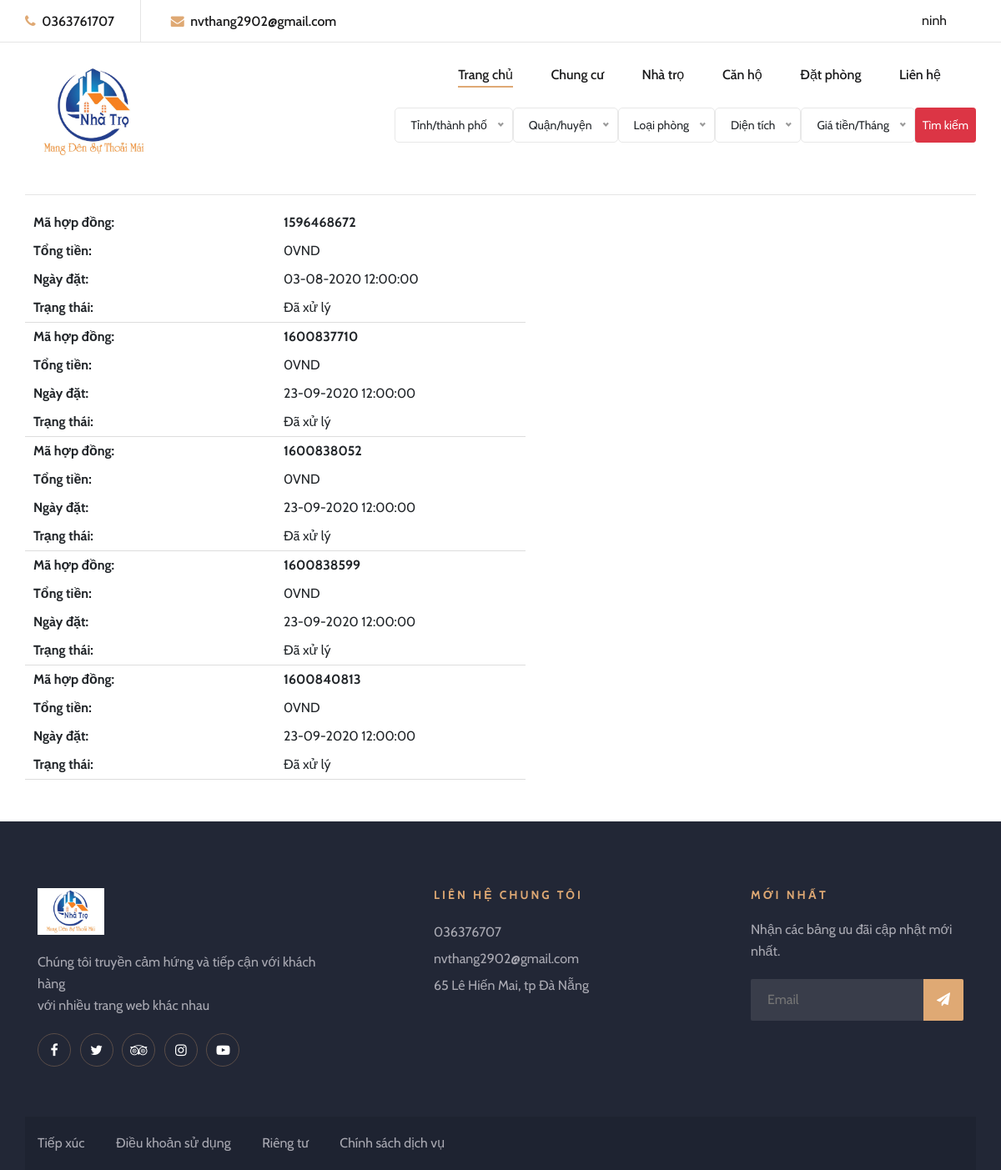
The page /views/lich-su-dat-phong.php (signed in) on the database its author committed.
### tables this page shows
CREATE TABLE `hopdong` (
  `maHD` varchar(20) NOT NULL,
  `Tinhtranghopdong` int(11) DEFAULT NULL,
  `Tongtien` double DEFAULT NULL,
  `khachhang` int(11) DEFAULT NULL,
  `ngaydat` date DEFAULT NULL
);

### views/layouts/lichsudatphong.php (the view, shortened to what this page needs)
<?php
$id = $_SESSION['user']['id'];
$qr_hd = "SELECT * from hopdong where hopdong.khachhang = '$id' and Tinhtranghopdong = 2";
$hopdongs = mysqli_query($connect, $qr_hd);
if ($hopdongs) {
    ?>
    <div>
        <hr>
        <table style="text-align: left; widows: 100%;">
            <?php
            while ($hopdong = mysqli_fetch_array($hopdongs)) {
                ?>
                <tr>
                    <th  style="border: none; padding: 5px 10px; width: 200px; text-align: left; margin: 0px;">Mã hợp đồng: </th>
                    <th  style="border: none; padding: 5px 10px; width: 100px; text-align: left; margin: 0px;"><?php echo $hopdong['maHD']; ?></th>
                </tr>
                <tr>
                    <th  style="border: none; padding: 5px 10px; width: 200px; text-align: left; margin: 0px;">Tổng tiền: </th>
                    <td colspan="2" style="border: none; padding: 5px 10px; width: 100px; text-align: left; margin: 0px;"><?php echo number_format($hopdong['Tongtien']) . "VND"; ?></td>
                </tr>
                <tr>
                    <th  style="border: none; padding: 5px 10px; width: 200px; text-align: left; margin: 0px;">Ngày đặt: </th>
                    <td colspan="2"  style="border: none; padding: 5px 10px; width: 100px; text-align: left; margin: 0px;">
                        <?php $nd = strtotime($hopdong['ngaydat']); echo date("d-m-yy h:i:s", $nd); ?>
                    </td>
                </tr>
                <tr>
                    <th  style="border: none; padding: 5px 10px; width: 300px; text-align: left; margin: 0px;">Trạng thái: </th>
                    <td colspan="2" style="border: none; padding: 5px 10px; width: 300px; text-align: left; margin: 0px;"><?php
                        switch ($hopdong['Tinhtranghopdong']) {
                            case 2:
                                echo "Đã xử lý";
                                break;
                        }
                        ?></td>
                </tr>
            <?php } ?>
        </table>
    </div>
<?php } ?>

### views/shared/header.php (shortened to what this page needs)
<!DOCTYPE html>
<html lang="zxx">
    <head>
        <link rel="stylesheet" href="../content/css/bootstrap.min.css" type="text/css">
        <link rel="stylesheet" href="../content/css/font-awesome.min.css" type="text/css">
        <link rel="stylesheet" href="../content/css/owl.carousel.min.css" type="text/css">
        <link rel="stylesheet" href="../content/css/nice-select.css" type="text/css">
        <link rel="stylesheet" href="../content/css/style.css" type="text/css">
        <link rel="stylesheet" href="../content/StyleSheet.css" type="text/css">
    </head>
    <body>
        <header class="header-section">
            <div class="top-nav">
                <div class="container">
                    <div class="row">
                        <div class="col-lg-6">
                            <ul class="tn-left">
                                <li><i class="fa fa-phone"></i> 0363761707</li>
                                <li><i class="fa fa-envelope"></i> nvthang2902@gmail.com</li>
                            </ul>
                        </div>
                        <div class="col-lg-6">
                            <div class="tn-right">
                                <ul class="top-social">
                                    <?php if (!isset($_SESSION["user"])) { ?>
                                        <li class="link-item"><a href="../views/dang-ki.php">Đăng kí</a></li>
                                        <li class="link-item"><a href="../views/dang-nhap.php">Đăng nhập</a></li>
                                    <?php } else { ?>
                                        <li class="link-item"><a id="drop-menu"><?php echo $_SESSION["user"]["ten"]; ?></a>
                                        </li>
                                    <?php } ?>
                                </ul>
                            </div>
                        </div>
                    </div>
                </div>
            </div>
        <div class="menu-item">
            <div class="container">
                <div class="row">
                    <div class="col-lg-2">
                        <div class="logo">
                            <a href="/quanlycosovatchat">
                                <img src="../content/img/123.jpg" alt="">
                            </a>
                        </div>
                    </div>
                    <div class="col-lg-10">
                        <div class="nav-menu">
                            <nav class="mainmenu">
                                <ul>
                                    <li class="active"><a href="/quanlycosovatchat">Trang chủ</a></li>
                                    <li><a href="./nha-nguyen-can.php">Chung cư</a></li>
                                    <li><a href="./nha-tro.php">Nhà trọ</a></li>
                                    <li><a href="./can-ho.php">Căn hộ</a></li>
                                    <li><a href="./dat-phong.php">Đặt phòng</a></li>
                                    <li><a href="./lien-he.php">Liên hệ</a></li>
                                </ul>
                            </nav>
                        </div>
                        <div class="main-search" style="padding-bottom: 10px;">
                            <form action="#" method="post" class="d-flex flex-lg-row justify-content-end">
                                <button type="submit" class="btn btn-sm btn-danger">Tìm kiếm</button>
                            </form>
                        </div>
                    </div>
                </div>
            </div>
        </div>
    </header>

### views/lich-su-dat-phong.php
<?php include './shared/header.php'; ?>
<div class="container">
<?php include './layouts/lichsudatphong.php'; ?>
</div>
<?php include './shared/footer.php'; ?>

### views/shared/footer.php (shortened to what this page needs)
<footer class="footer-section">
    <div class="container" style="margin-top: 50px;">
        <footer class="footer-section">
            <div class="container">
                <div class="footer-text">
                    <div class="row">
                        <div class="col-lg-4">
                            <div class="ft-about">
                                <div class="logo">
                                    <a href="#">
                                        <img style="width: 80px;" src="./content/img/123.jpg" alt="">                                    </a>
                                </div>
                                <p> Chúng tôi truyền cảm hứng và tiếp cận với khách hàng<br /> với nhiều trang web khác nhau </p>
                                <div class="fa-social">
                                    <a href="#"><i class="fa fa-facebook"></i></a>
                                    <a href="#"><i class="fa fa-twitter"></i></a>
                                    <a href="#"><i class="fa fa-tripadvisor"></i></a>
                                    <a href="#"><i class="fa fa-instagram"></i></a>
                                    <a href="#"><i class="fa fa-youtube-play"></i></a>
                                </div>
                            </div>
                        </div>
                        <div class="col-lg-3 offset-lg-1">
                            <div class="ft-contact">
                                <h6>Liên hệ chung tôi</h6>
                                <ul>
                                    <li>036376707</li>
                                    <li>nvthang2902@gmail.com</li>
                                    <li>65 Lê Hiến Mai, tp Đà Nẵng</li>
                                </ul>
                            </div>
                        </div>
                        <div class="col-lg-3 offset-lg-1">
                            <div class="ft-newslatter">
                                <h6>Mới nhất</h6>
                                <p>Nhận các bảng ưu đãi cập nhật mới nhất.</p>
                                <form action="#" class="fn-form">
                                    <input type="text" placeholder="Email">
                                    <button type="submit"><i class="fa fa-send"></i></button>
                                </form>
                            </div>
                        </div>
                    </div>
                </div>
            </div>
            <div class="copyright-option">
                <div class="container">
                    <div class="row">
                        <div class="col-lg-7">
                            <ul>
                                <li><a href="#">Tiếp xúc</a></li>
                                <li><a href="#">Điều khoản sử dụng</a></li>
                                <li><a href="#">Riêng tư</a></li>
                                <li><a href="#">Chính sách dịch vụ</a></li>
                            </ul>
                        </div>
                    </div>
                </div>
            </div>
        </footer>
    </div>
</footer>
</body>
</html>

### content/css/style.css (style rules this page uses)
html, body { height: 100%; font-family: "Cabin", sans-serif; -webkit-font-smoothing: antialiased; font-smoothing: antialiased; }
h1, h2, h3, h4, h5, h6 { margin: 0; color: #111111; font-weight: 400; font-family: "Lora", serif; }
h6 { font-size: 16px; }
p { font-size: 16px; font-family: "Cabin", sans-serif; color: #6b6b6b; font-weight: 400; line-height: 26px; margin: 0 0 15px 0; }
img { max-width: 100%; }
ul, ol { padding: 0; margin: 0; }
.top-nav { border-bottom: 1px solid #e5e5e5; }
.top-nav .tn-left li { list-style: none; display: inline-block; font-size: 16px; color: #19191a; font-weight: 500; padding: 14px 0 12px; margin-right: 64px; position: relative; }
.top-nav .tn-left li:after { position: absolute; right: -32px; top: 0; width: 1px; height: 100%; background: #e5e5e5; content: ""; }
.top-nav .tn-left li:last-child { margin-right: 0; }
.top-nav .tn-left li:last-child:after { display: none; }
.top-nav .tn-left li i { color: #dfa974; margin-right: 4px; }
.top-nav .tn-right { text-align: right; }
.top-nav .tn-right .top-social { display: inline-block; margin-right: 35px; padding: 13px 0; }
.top-nav .tn-right .top-social a { display: inline-block; font-size: 16px; color: #19191a; margin-left: 15px; }
.menu-item { position: relative; z-index: 9; }
.menu-item .logo { padding: 25px 0; }
.menu-item .logo a { display: inline-block; }
.menu-item .nav-menu { text-align: right; }
.menu-item .nav-menu .mainmenu { display: inline-block; }
.menu-item .nav-menu .mainmenu li { list-style: none; display: inline-block; position: relative; z-index: 1; }
.menu-item .nav-menu .mainmenu li.active a:after { opacity: 1; }
.menu-item .nav-menu .mainmenu li a { font-size: 16px; color: #19191a; margin-right: 42px; font-weight: 500; display: inline-block; padding: 27px 0; position: relative; -webkit-transition: all 0.3s; -o-transition: all 0.3s; transition: all 0.3s; }
.menu-item .nav-menu .mainmenu li a:after { position: absolute; left: 0; top: 52px; width: 100%; height: 2px; background: #dfa974; content: ""; opacity: 0; -webkit-transition: all 0.3s; -o-transition: all 0.3s; transition: all 0.3s; }
.footer-section { background: #222736; }
.footer-section .footer-text { padding: 80px 0 30px; }
.footer-section .footer-text .ft-about { margin-bottom: 30px; }
.footer-section .footer-text .ft-about .logo { margin-bottom: 20px; }
.footer-section .footer-text .ft-about .logo a { display: inline-block; }
.footer-section .footer-text .ft-about p { color: #aaaab3; margin-bottom: 20px; }
.footer-section .footer-text .ft-about .fa-social a { display: inline-block; height: 40px; width: 40px; font-size: 16px; line-height: 40px; text-align: center; color: #ffffff; border: 1px solid #5A4D48; border-radius: 50%; -webkit-transition: all 0.3s; -o-transition: all 0.3s; transition: all 0.3s; margin-right: 7px; }
.footer-section .footer-text .ft-contact { margin-bottom: 30px; }
.footer-section .footer-text .ft-contact h6 { font-size: 14px; color: #dfa974; text-transform: uppercase; font-weight: 700; letter-spacing: 3px; font-family: "Cabin", sans-serif; margin-bottom: 20px; }
.footer-section .footer-text .ft-contact ul li { font-size: 16px; color: #aaaab3; line-height: 32px; list-style: none; }
.footer-section .footer-text .ft-newslatter h6 { font-size: 14px; color: #dfa974; text-transform: uppercase; font-weight: 700; letter-spacing: 3px; font-family: "Cabin", sans-serif; margin-bottom: 20px; }
.footer-section .footer-text .ft-newslatter p { color: #aaaab3; margin-bottom: 20px; }
.footer-section .footer-text .ft-newslatter .fn-form { position: relative; }
.footer-section .footer-text .ft-newslatter .fn-form input { width: 100%; height: 50px; border-radius: 2px; background: #393D4A; border: none; padding-left: 20px; font-size: 16px; color: #707079; }
.footer-section .footer-text .ft-newslatter .fn-form button { position: absolute; right: 0; top: 0; font-size: 16px; background: #dfa974; color: #ffffff; padding: 0 16px; height: 50px; border: none; border-radius: 0 2px 2px 0; }
.footer-section .copyright-option { background: rgba(16, 20, 31, 0.2); padding: 20px 0; }
.footer-section .copyright-option ul li { list-style: none; display: inline-block; margin-right: 34px; }
.footer-section .copyright-option ul li:last-child { margin-right: 0; }
.footer-section .copyright-option ul li a { font-size: 16px; color: #aaaab3; }
@media only screen and (min-width: 1200px) { .container { max-width: 1170px; } }

### rows shown on the page
hopdong: maHD "1596468672", Tongtien "0", ngaydat "03-08-2020 12:00:00", Tinhtranghopdong "Đã xử lý"
hopdong: maHD "1600837710", Tongtien "0", ngaydat "23-09-2020 12:00:00", Tinhtranghopdong "Đã xử lý"
hopdong: maHD "1600838052", Tongtien "0", ngaydat "23-09-2020 12:00:00", Tinhtranghopdong "Đã xử lý"
hopdong: maHD "1600838599", Tongtien "0", ngaydat "23-09-2020 12:00:00", Tinhtranghopdong "Đã xử lý"
hopdong: maHD "1600840813", Tongtien "0", ngaydat "23-09-2020 12:00:00", Tinhtranghopdong "Đã xử lý"

### other values the page prints
$_SESSION["user"]["ten"] "ninh"
